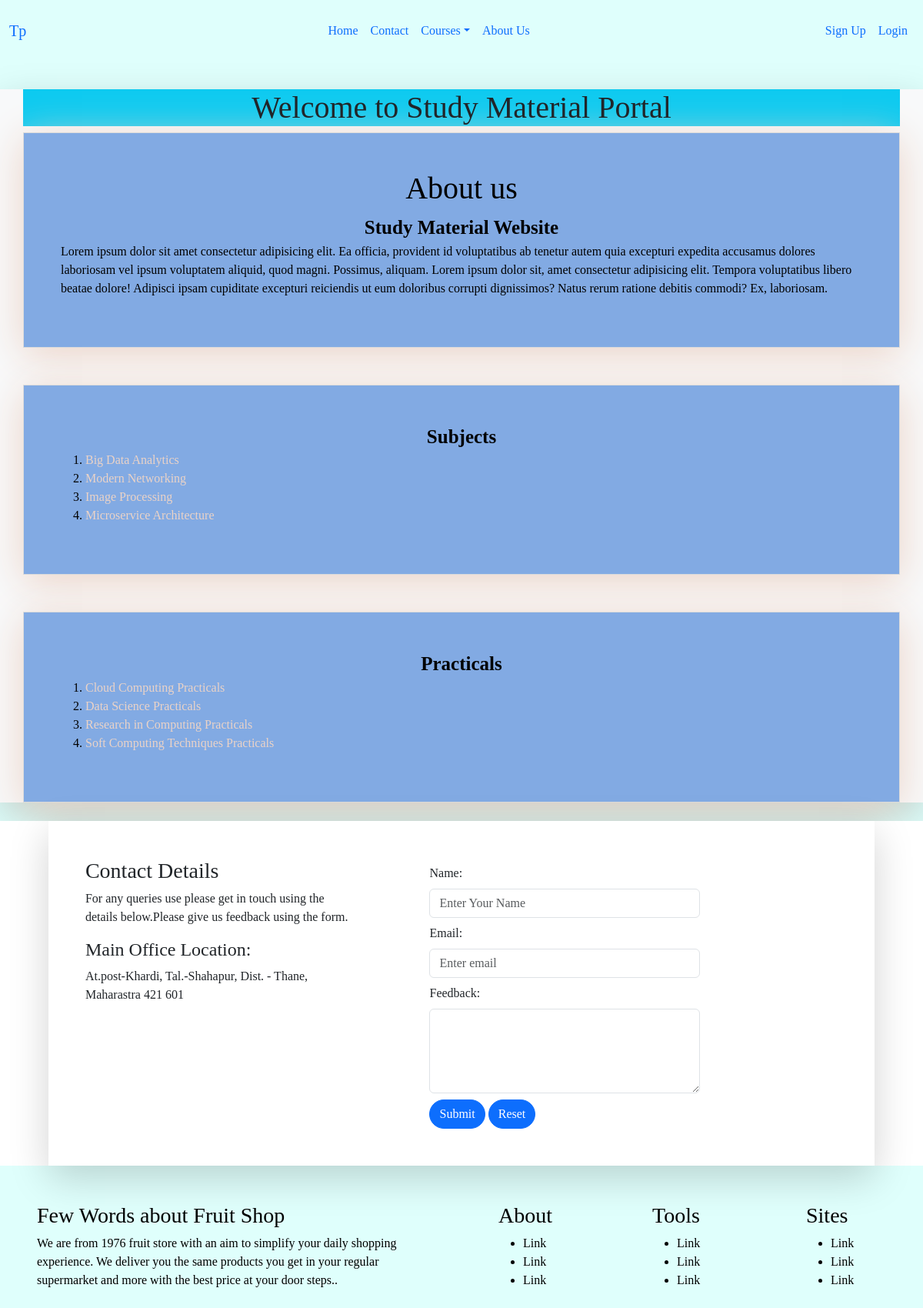
The page /subject1/sem-2 on the database its author committed.
### my_model/models.py (models this page shows)
class MyModel(models.Model):
    classes = models.CharField(max_length=50)
    class_name = models.CharField(max_length=50)
    semester = models.CharField(max_length=50, null = True)
    subjects = models.CharField(max_length=50)
    subject_link = models.CharField(max_length=100, null=True)

### website/views.py (the view)
# urls.py: path('subject1/<sem>', views.subject1, name = "subject1"),
def subject1(request, sem):
    formData = MyModel.objects.filter(semester=sem).values()
    data = {
        'formData': formData
    }
    return render(request, "subject1.html", data)

### template/subject1.html
{% extends "base.html" %}
    {% block content %}
        <main class = "mt-5 bg-light shadow-lg">
            <section class = "container bg-info text-center">
                <h1>Welcome to Study Material Portal</h1>
            </section>
            <section class="container text-light h-50 p-0"
                style="background-color: #82AAE3;box-shadow: 0 9px 50px hsla(20, 47%, 85%, 1);border: 1px ridge rgb(219, 219, 219) ;">
                <div class="text-black p-5">
                    <h1 class="d-flex justify-content-center">About us </h1>
                    <div class="d-flex justify-content-center" style="font-size: 25px; font-weight: 700;">Study Material
                        Website</div>
                    <p class="d-flex">Lorem ipsum dolor sit amet consectetur adipisicing elit. Ea officia, provident id
                        voluptatibus ab tenetur autem quia excepturi expedita accusamus dolores laboriosam vel ipsum
                        voluptatem aliquid, quod magni. Possimus, aliquam.
                        Lorem ipsum dolor sit, amet consectetur adipisicing elit. Tempora voluptatibus libero beatae dolore!
                        Adipisci ipsam cupiditate excepturi reiciendis ut eum doloribus corrupti dignissimos? Natus rerum
                        ratione debitis commodi? Ex, laboriosam.
                    </p>
                </div>
            </section>
            <section class="container text-light h-50 p-0 mt-5"
                style="background-color: #82AAE3;box-shadow: 0 9px 50px hsla(20, 47%, 85%, 1);border: 1px ridge rgb(219, 219, 219) ;">
                <div class="text-black p-5">
                    <div class="d-flex justify-content-center" style="font-size: 25px; font-weight: 700;">Subjects</div>
                    <div class = "d-flex">
                        <ol>
                            {% for i in formData %}
                                <li>
                                    <a href = "{{i.subject_link}}" style = "text-decoration: none; color:hsla(20, 47%, 85%, 1)">
                                        {{i.subjects}}
                                    </a>
                                </li>
                            {% endfor %}
                        </ol>
                    </div>
                </div>
            </section>
            <section class="container text-light h-50 p-0 mt-5"
                style="background-color: #82AAE3;box-shadow: 0 9px 50px hsla(20, 47%, 85%, 1);border: 1px ridge rgb(219, 219, 219) ;">
                <div class="text-black p-5">
                    <div class="d-flex justify-content-center" style="font-size: 25px; font-weight: 700;">Practicals</div>
                    <div class = "d-flex">
                        <ol>
                            <li><a href="" style = "text-decoration: none;  color:hsla(20, 47%, 85%, 1)">Cloud Computing Practicals</a></li>
                            <li><a href="" style = "text-decoration: none;  color:hsla(20, 47%, 85%, 1)">Data Science Practicals</a></li>
                            <li><a href="" style = "text-decoration: none;  color:hsla(20, 47%, 85%, 1)">Research in Computing Practicals</a></li>
                            <li><a href="" style = "text-decoration: none;  color:hsla(20, 47%, 85%, 1)">Soft Computing Techniques Practicals</a></li>
                        </ol>
                    </div>
                </div>
            </section>
        </main>
    {% endblock %}

### template/header.html (style rules this page uses)
body { font-family: 'Playfair Display', serif; background-color: rgb(223, 255, 252); }

### rows shown on the page
MyModel: subjects "Big Data Analytics"
MyModel: subjects "Modern Networking"
MyModel: subjects "Image Processing"
MyModel: subjects "Microservice Architecture"
